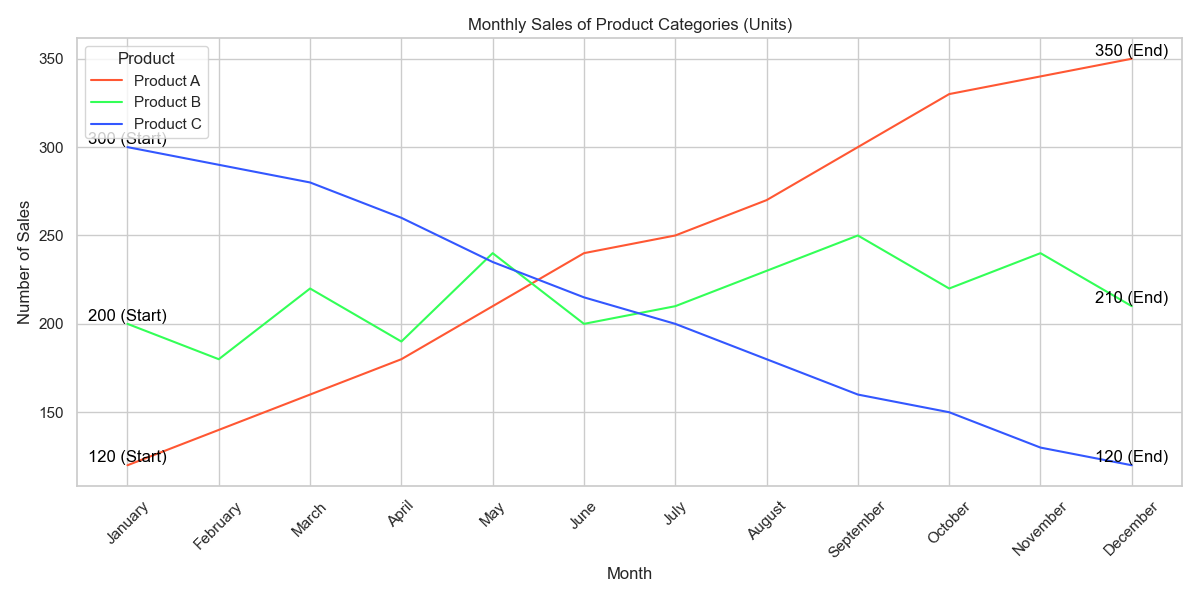

Generate this figure with Python:

import pandas as pd
import seaborn as sns
import matplotlib.pyplot as plt

# Create data
data = {
    'Month': ["January", "February", "March", "April", "May", "June",
              "July", "August", "September", "October", "November", "December"],
    'Product A': [120, 140, 160, 180, 210, 240, 250, 270, 300, 330, 340, 350],
    'Product B': [200, 180, 220, 190, 240, 200, 210, 230, 250, 220, 240, 210],
    'Product C': [300, 290, 280, 260, 235, 215, 200, 180, 160, 150, 130, 120]
}

# Convert data into DataFrame
df = pd.DataFrame(data)

# Melt the DataFrame
df_melted = df.melt('Month', var_name='Product', value_name='Sales')

# Create the line plot
plt.figure(figsize=(12, 6))
sns.lineplot(data=df_melted, x='Month', y='Sales', hue='Product',
             palette=['#FF5733', '#33FF57', '#3357FF'])

# Add annotations for the start and end of each line
for product in ['Product A', 'Product B', 'Product C']:
    plt.text(x=df['Month'][0], y=df[product][0], s=f"{df[product][0]} (Start)",
             color='black', ha='center', va='bottom')
    plt.text(x=df['Month'].iloc[-1], y=df[product].iloc[-1],
             s=f"{df[product].iloc[-1]} (End)", color='black', ha='center', va='bottom')

plt.title('Monthly Sales of Product Categories (Units)')
plt.xlabel('Month')
plt.ylabel('Number of Sales')
plt.xticks(rotation=45)
plt.tight_layout()
plt.show()
